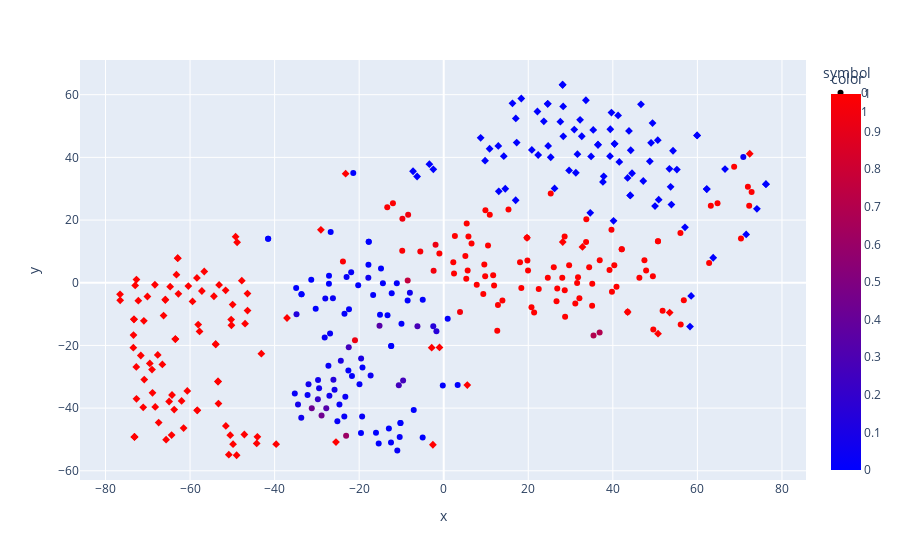

Here is the notebook cell this chart was saved with:
### Code cell
scatter(
    x = new_data[:, 0],
    y = new_data[:, 1],
    # z = new_data[:, 2],
    size_max = 10,
    color = labels.detach().squeeze().cpu().numpy(),
    color_continuous_scale = 'bluered',
    symbol = types.squeeze()
)

### Figure 1 — Plotly figure (JSON) as saved in the notebook; plotly's stock layout.template omitted (floating-point values rounded to 4 significant figures; data arrays with more than 128 entries replaced by an {"elided": "..."} marker saying what was removed)
{"data": [{"hovertemplate": "symbol=0<br>x=%{x}<br>y=%{y}<br>color=%{marker.color}<extra></extra>", "legendgroup": "0", "marker": {"color": {"elided": "180 float values"}, "coloraxis": "coloraxis", "symbol": "circle"}, "mode": "markers", "name": "0", "orientation": "v", "showlegend": true, "type": "scatter", "x": {"elided": "180 float values"}, "xaxis": "x", "y": {"elided": "180 float values"}, "yaxis": "y"}, {"hovertemplate": "symbol=1<br>x=%{x}<br>y=%{y}<br>color=%{marker.color}<extra></extra>", "legendgroup": "1", "marker": {"color": {"elided": "180 float values"}, "coloraxis": "coloraxis", "symbol": "diamond"}, "mode": "markers", "name": "1", "orientation": "v", "showlegend": true, "type": "scatter", "x": {"elided": "180 float values"}, "xaxis": "x", "y": {"elided": "180 float values"}, "yaxis": "y"}], "layout": {"autosize": true, "coloraxis": {"colorbar": {"title": {"text": "color"}}, "colorscale": [[0, "rgb(0,0,255)"], [1, "rgb(255,0,0)"]]}, "legend": {"title": {"text": "symbol"}, "tracegroupgap": 0}, "margin": {"t": 60}, "xaxis": {"anchor": "y", "autorange": true, "domain": [0, 1], "range": [-85.84, 85.5], "title": {"text": "x"}, "type": "linear"}, "yaxis": {"anchor": "x", "autorange": true, "domain": [0, 1], "range": [-64.19, 72.32], "title": {"text": "y"}, "type": "linear"}}}
